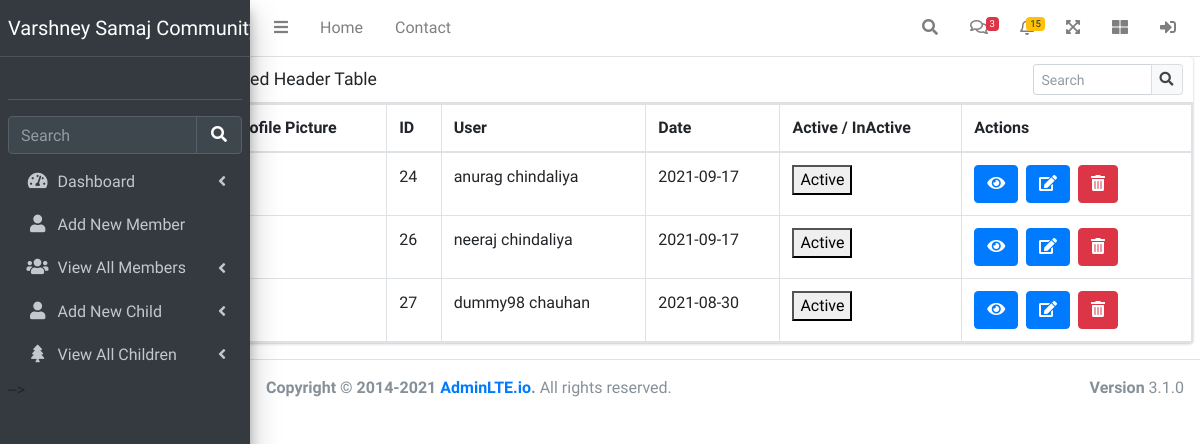
The app's page /server/member_table.php, older data.
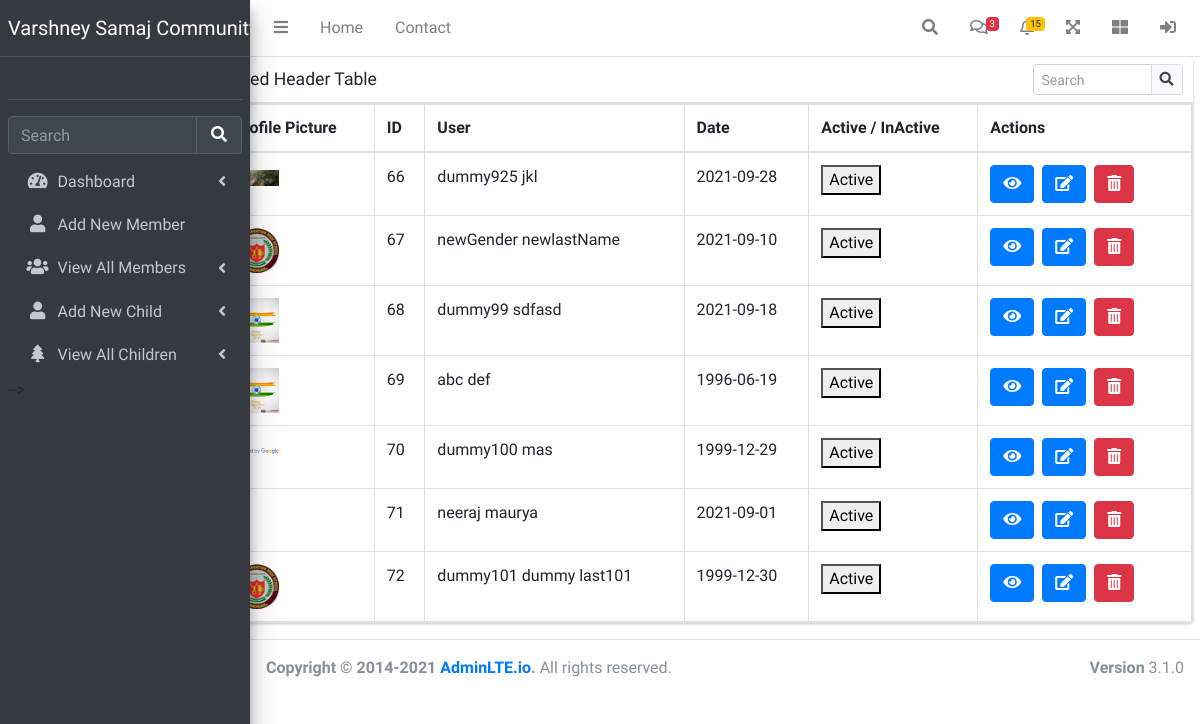
The same page, newer data.
### tables this page shows
CREATE TABLE `members` (
  `id` int(11) NOT NULL,
  `firstName` varchar(20) NOT NULL,
  `lastname` varchar(20) NOT NULL,
  `mobileNo` int(30) NOT NULL,
  `email` varchar(30) NOT NULL,
  `dob` date NOT NULL,
  `gender` varchar(10) NOT NULL,
  `state` varchar(15) NOT NULL,
  `city` varchar(15) NOT NULL,
  `address` varchar(255) NOT NULL,
  `password` varchar(20) NOT NULL,
  `fatherName` varchar(20) NOT NULL,
  `motherName` varchar(20) NOT NULL,
  `lifeMemberNo` int(12) NOT NULL,
  `recieptNo` int(12) NOT NULL,
  `profilepic` varchar(255) NOT NULL,
  `status` int(10) NOT NULL DEFAULT 0,
  `isLifeMember` int(10) NOT NULL DEFAULT 0,
  `pincode` int(6) NOT NULL
);

### server/member_table.php (the view)
<?php
include "../db/conn.php";
include "../includes/header.php";
include "../includes/sidebar.php";
?>
<div class="container-fluid">
<div class="row">
    <div class="col-md-2"></div>
    <div class="col-md-10">
        <div class="card">
            <div class="card-header">
                <h3 class="card-title">Fixed Header Table</h3>
                <div class="card-tools">
                    <div class="input-group input-group-sm" style="width: 150px;">
                        <input type="text" name="table_search" class="form-control float-right" placeholder="Search">
                        <div class="input-group-append">
                            <button type="submit" class="btn btn-default">
                                <i class="fas fa-search"></i>
                            </button>
                        </div>
                    </div>
                </div>
            </div>
            <div class="card-body table-bordered table-responsive p-0" >
                <table class="table table-head-fixed text-nowrap">
                    <thead>
                        <tr>
                            <th>Profile Picture</th>
                            <th>ID</th>
                            <th>User</th>
                            <th>Date</th>
                            <th>Active / InActive</th>
                            <th>Actions</th>
                        </tr>
                    </thead>
                    <tbody>
                        <?php
                         if(isset($_GET['filter']) && $_GET['filter']=='lifemember'){
                            $sql = "SELECT * FROM members WHERE isLifeMember='1'";
                        }else{
                            $sql = "SELECT * FROM members";
                        }
                        $result = mysqli_query($conn,$sql);
                        if (mysqli_num_rows($result) > 0) {
                            while ($row = mysqli_fetch_assoc($result)) {
                                    ?>
                                <tr>
                                    <td><img src="../process/uploads/<?=$row['profilepic']?>" style="width:45px;"></td>
                                    <td><?=$row["id"]?></td>
                                    <td><?=$row["firstName"]." ".$row["lastname"];?></td>
                                    <td><?=$row["dob"]?></td>
                                    <td><button type="submit">Active</button></td>
                                    <td>
                                        <button type="button" class="btn btn-primary" ><i class="fas fa-eye"></i></button>
                                        <a href="../server/updateMember_form.php?id=<?=$row['id']?> "><button class="btn btn-primary ml-1" data-toggle="modal" data-target="#example"><i class="fas fa-edit"></i></button></a>
                                        <a href="../process/deleteMember.php?id=<?=$row['id']?>"><button type="submit" class="btn btn-danger ml-1" id="delete"><i class="fas fa-trash-alt"></i></button></a>
                                    </td>
                                </tr>
                                <?php
                                    }
                                } else {
                                    echo "0 results";
                                } ?>
                    </tbody>
                </table>
            </div>
        </div>
    </div>
    </div>
</div>
<?php
include "../includes/footer.php";
?>

### includes/header.php (shortened to what this page needs)
<!DOCTYPE html>
<html lang="en">
<head>
    <link rel="stylesheet" href="https://cdnjs.cloudflare.com/ajax/libs/font-awesome/5.15.4/css/all.min.css" />
    <link rel="stylesheet" href="../assets/style/adminlte.min.css">
</head>
<body class="hold-transition sidebar-mini">
<div class="wrapper">
  <nav class="main-header navbar navbar-expand navbar-white navbar-light">
    <ul class="navbar-nav">
      <li class="nav-item">
        <a class="nav-link" data-widget="pushmenu" href="#" role="button"><i class="fas fa-bars"></i></a>
      </li>
      <li class="nav-item d-none d-sm-inline-block">
        <a href="../../index3.html" class="nav-link">Home</a>
      </li>
      <li class="nav-item d-none d-sm-inline-block">
        <a href="#" class="nav-link">Contact</a>
      </li>
    </ul>
    <ul class="navbar-nav ml-auto">
      <li class="nav-item">
        <a class="nav-link" data-widget="navbar-search" href="#" role="button">
          <i class="fas fa-search"></i>
        </a>
      </li>
      <li class="nav-item dropdown">
        <a class="nav-link" data-toggle="dropdown" href="#">
          <i class="far fa-comments"></i>
          <span class="badge badge-danger navbar-badge">3</span>
        </a>
      </li>
      <li class="nav-item dropdown">
        <a class="nav-link" data-toggle="dropdown" href="#">
          <span class="badge badge-warning navbar-badge">15</span>
        </a>
      </li>
      <li class="nav-item">
        <a class="nav-link" data-widget="fullscreen" href="#" role="button">
          <i class="fas fa-expand-arrows-alt"></i>
        </a>
      </li>
      <li class="nav-item">
        <a class="nav-link" data-widget="control-sidebar" data-slide="true" href="#" role="button">
          <i class="fas fa-th-large"></i>
        </a>
      </li>
      <li class="nav-item">
        <a class="nav-link" data-widget="control-sidebar" data-slide="true" href="../process/logout.php" role="button">
          <i class="fas fa-sign-in-alt" title="logout" alt="logout"></i>
        </a>
      </li>
    </ul>
  </nav>

### includes/sidebar.php
<aside class="main-sidebar sidebar-dark-primary elevation-4">
    <a href="../server/dashboard.php" class="brand-link">
      <span class="brand-text font-weight">Varshney Samaj Community</span>
    </a>
    <div class="sidebar" style="height: 100vh;">
      <div class="user-panel mt-3 pb-3 mb-3 d-flex">
        <div class="image">
        </div>
        <div class="info">
        </div>
      </div>
      <div class="form-inline">
        <div class="input-group" data-widget="sidebar-search">
          <input class="form-control form-control-sidebar" type="search" placeholder="Search" aria-label="Search">
          <div class="input-group-append">
            <button class="btn btn-sidebar">
              <i class="fas fa-search fa-fw"></i>
            </button>
          </div>
        </div>
      </div>
      <nav class="mt-2">
        <ul class="nav nav-pills nav-sidebar flex-column" data-widget="treeview" role="menu" data-accordion="false">
          <li class="nav-item">
            <a href="../server/dashboard.php" class="nav-link">
              <i class="nav-icon fas fa-tachometer-alt"></i>
              <p>
                Dashboard
                <i class="right fas fa-angle-left"></i>
              </p>
            </a>
          </li>
          <li class="nav-item">
            <a href="../server/member_form.php" class="nav-link">
              <i class="nav-icon fas fa-user"></i>
              <p>
                Add New Member
              </p>
            </a>
          </li>
          <li class="nav-item">
            <a href="../server/member_table.php" class="nav-link">
              <i class="nav-icon fas fa-users"></i>
              <p>
                View All Members
                <i class="right fas fa-angle-left"></i>
              </p>
            </a>
          </li>
          <li class="nav-item">
            <a href="../server/child_new.php" class="nav-link">
              <i class="nav-icon fas fa-user"></i>
              <p>
                Add New Child
                <i class="fas fa-angle-left right"></i>
              </p>
            </a>
          </li>
          <li class="nav-item">
            <a href="../server/childTables.php" class="nav-link">
              <i class="nav-icon fas fa-tree"></i>
              <p>
                View All Children
                <i class="fas fa-angle-left right"></i>
              </p>
            </a>
          </li>
        </ul> -->
      </nav>
    </div>
  </aside>

### includes/footer.php (shortened to what this page needs)
<footer class="main-footer sticky-bottom">
    <div class="float-right d-none d-sm-block">
      <b>Version</b> 3.1.0
    </div>
    <strong>Copyright &copy; 2014-2021 <a href="https://adminlte.io">AdminLTE.io</a>.</strong> All rights reserved.
  </footer>
</body>
</html>

Row changes from the older to the newer data that the page shows:
removed members: id "24", firstName "anurag", lastname "chindaliya", dob "2021-09-17"
removed members: id "26", firstName "neeraj", lastname "chindaliya", dob "2021-09-17"
removed members: id "27", firstName "dummy98", lastname "chauhan", dob "2021-08-30"
added members: profilepic (picture), id "66", firstName "dummy925", lastname "jkl", dob "2021-09-28"
added members: profilepic (picture), id "67", firstName "newGender", lastname "newlastName", dob "2021-09-10"
added members: profilepic (picture), id "68", firstName "dummy99", lastname "sdfasd", dob "2021-09-18"
added members: profilepic (picture), id "69", firstName "abc", lastname "def", dob "1996-06-19"
added members: profilepic (picture), id "70", firstName "dummy100", lastname "mas", dob "1999-12-29"
added members: id "71", firstName "neeraj", lastname "maurya", dob "2021-09-01"
added members: profilepic (picture), id "72", firstName "dummy101", lastname "dummy last101", dob "1999-12-30"
